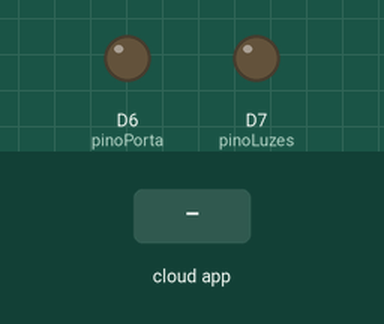
Recording of a sketch running on a simulated ESP8266 (NodeMCU). Shown: output pins drawn as LEDs (lit = HIGH). Inputs (shaded band) come from the test bench. WiFi joins after 1.5 s; servers stay silent unless stated; the Firebase database answers and starts empty; what the sketch prints to the serial monitor is not drawn.

Above: at 3.7 s.
3.8 s: the phone or cloud app sets STATUS_PORTA to ABRIR
At 4.4 s:
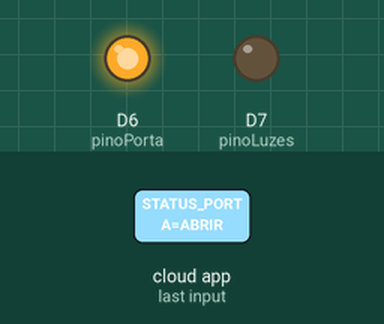
5.5 s: the phone or cloud app sets STATUS_LUZES to LIGAR
At 6.7 s:
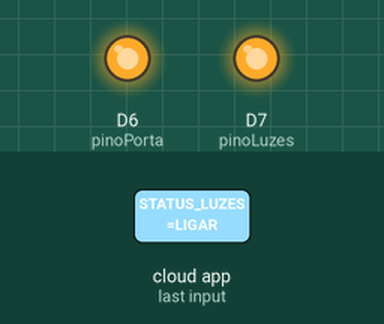
7.0 s: the phone or cloud app sets STATUS_PORTA to LIGAR
At 8.2 s:
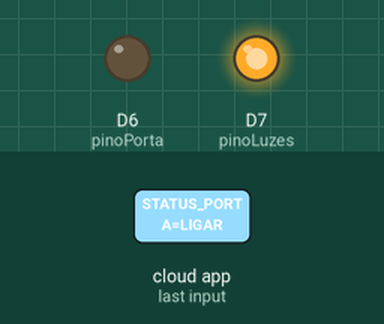
8.8 s: the phone or cloud app sets STATUS_LUZES to ABRIR
At 9.4 s:
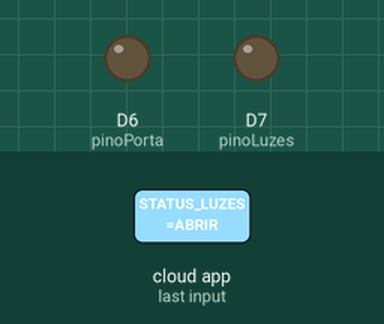
Timing chart, 0 to 11.3 s (numbered marks = the images above; inputs shaded):
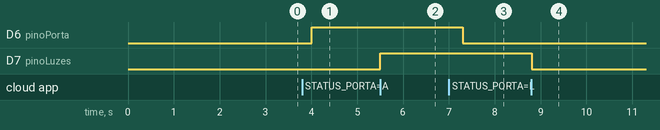

Measured:
- after the input at 3.8 s, D6 (pinoPorta): LOW → HIGH after 0.20 s
- after the input at 5.5 s, D7 (pinoLuzes): LOW → HIGH at once
- after the input at 7.0 s, D6 (pinoPorta): HIGH → LOW after 0.31 s
- after the input at 8.8 s, D7 (pinoLuzes): HIGH → LOW at once

The sketch:

codigoNodeMcu.ino
```cpp
// Biblioteca do Esp8266
#include <ESP8266WiFi.h>
// Biblioteca do firebase
#include <FirebaseArduino.h>
// Biblioteca de conversão de JSON
#include <ArduinoJson.h>

// URL do Firebase SEM o "HTTPS" e SEM A BARRA "/" no final
#define FIREBASE_HOST "*********.firebaseio.com"
// Key do Firebase
#define FIREBASE_AUTH "hLo5v06E**************rdQNYRUvop"
// Nome da rede Wifi
#define WIFI_SSID "CASA_GELADA"
// Senha do Wifi
#define WIFI_PASSWORD "*************"

// Define em qual pino está conectado
int pinoPorta = D6;
int pinoLuzes = D7;

// Variáveis para ler do Firebase
String statusPorta = "";
String statusLuzes = "";
String statusPortaANT = "";
String statusLuzesANT = "";

void setup() {
  Serial.begin(9600);
  delay(1000);

  // Define os pinos como saída
  pinMode(pinoPorta, OUTPUT);
  pinMode(pinoLuzes, OUTPUT);

  // Tenta conectar com Wifi
  WiFi.begin(WIFI_SSID, WIFI_PASSWORD);
  Serial.print("Conectando com: ");
  Serial.print(WIFI_SSID);
  while (WiFi.status() != WL_CONNECTED) {
    Serial.print("Falha, tentando novamente!");
    delay(500);
  }
  Serial.println();
  Serial.print("Conectado com: ");
  Serial.println(WIFI_SSID);
  Serial.print("IP da placa : ");
  Serial.println(WiFi.localIP());

  // Conecta com o Firebase
  Firebase.begin(FIREBASE_HOST, FIREBASE_AUTH);

  // Caso queira gravar dados no firebase
  //Firebase.setString("LED_STATUS", "OFF");
}

void loop() {
  // Lê o status do Firebase
  statusPortaANT = statusPorta;
  statusLuzesANT = statusLuzes;
  statusPorta = Firebase.getString("STATUS_PORTA");
  statusLuzes = Firebase.getString("STATUS_LUZES");

  // Verifica se é para abrir a porta
  if (statusPorta != statusPortaANT) {
    if (statusPorta == "ABRIR") {
      abrirPorta();
    } else {
      fecharPorta();
    }
  }
  // Verifica se é para ligar as luzes
  if (statusLuzes != statusLuzesANT) {
    if (statusLuzes == "LIGAR") {
      ligarLuzes();
    } else {
      desligarLuzes();
    }
  }
}

void abrirPorta() {
  Serial.println("Abrindo porta...");
  digitalWrite(pinoPorta, HIGH);
}

void fecharPorta() {
  Serial.println("Fechando porta...");
  digitalWrite(pinoPorta, LOW);
}

void ligarLuzes() {
  Serial.println("Ligando luzes...");
  digitalWrite(pinoLuzes, HIGH);
}

void desligarLuzes() {
  Serial.println("Desligando luzes...");
  digitalWrite(pinoLuzes, LOW);
}
```
